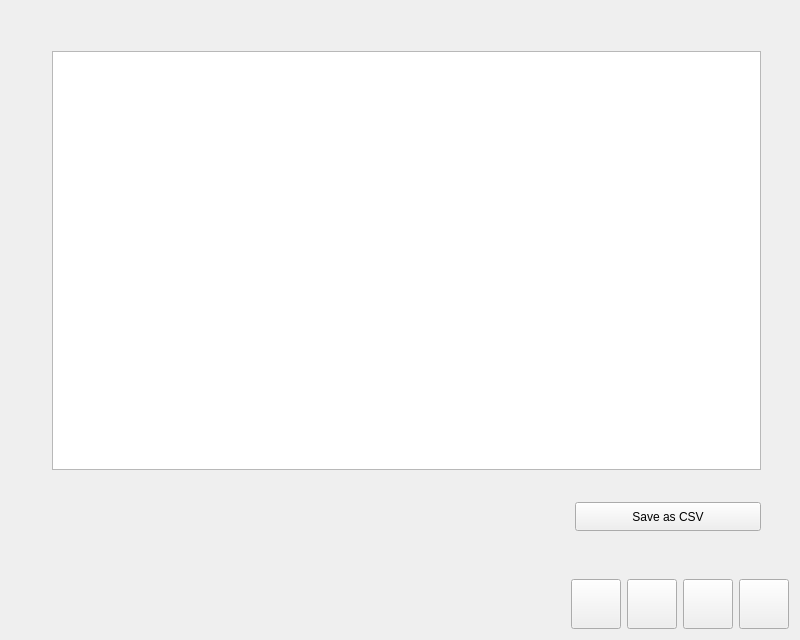
<?xml version="1.0" encoding="UTF-8"?>
<ui version="4.0">
 <class>MainWindow</class>
 <widget class="QMainWindow" name="MainWindow">
  <property name="geometry">
   <rect>
    <x>0</x>
    <y>0</y>
    <width>800</width>
    <height>640</height>
   </rect>
  </property>
  <property name="minimumSize">
   <size>
    <width>800</width>
    <height>640</height>
   </size>
  </property>
  <property name="maximumSize">
   <size>
    <width>800</width>
    <height>640</height>
   </size>
  </property>
  <property name="windowTitle">
   <string>MainWindow</string>
  </property>
  <property name="layoutDirection">
   <enum>Qt::LeftToRight</enum>
  </property>
  <widget class="QWidget" name="centralWidget">
   <property name="sizePolicy">
    <sizepolicy hsizetype="Fixed" vsizetype="Fixed">
     <horstretch>0</horstretch>
     <verstretch>0</verstretch>
    </sizepolicy>
   </property>
   <layout class="QGridLayout" name="gridLayout">
    <item row="1" column="0">
     <widget class="QStackedWidget" name="stackedWidget">
      <property name="sizePolicy">
       <sizepolicy hsizetype="Preferred" vsizetype="Preferred">
        <horstretch>0</horstretch>
        <verstretch>0</verstretch>
       </sizepolicy>
      </property>
      <property name="currentIndex">
       <number>2</number>
      </property>
      <widget class="QWidget" name="welcome">
       <widget class="QWidget" name="widget" native="true">
        <property name="geometry">
         <rect>
          <x>0</x>
          <y>0</y>
          <width>781</width>
          <height>581</height>
         </rect>
        </property>
        <property name="styleSheet">
         <string notr="true"/>
        </property>
        <widget class="QTextEdit" name="description">
         <property name="geometry">
          <rect>
           <x>20</x>
           <y>320</y>
           <width>731</width>
           <height>191</height>
          </rect>
         </property>
         <property name="font">
          <font>
           <family>Vemana2000</family>
          </font>
         </property>
         <property name="styleSheet">
          <string notr="true"/>
         </property>
         <property name="html">
          <string>&lt;!DOCTYPE HTML PUBLIC &quot;-//W3C//DTD HTML 4.0//EN&quot; &quot;http://www.w3.org/TR/REC-html40/strict.dtd&quot;&gt;
&lt;html&gt;&lt;head&gt;&lt;meta name=&quot;qrichtext&quot; content=&quot;1&quot; /&gt;&lt;style type=&quot;text/css&quot;&gt;
p, li { white-space: pre-wrap; }
&lt;/style&gt;&lt;/head&gt;&lt;body style=&quot; font-family:'Vemana2000'; font-size:11pt; font-weight:400; font-style:normal;&quot;&gt;
&lt;p style=&quot; margin-top:0px; margin-bottom:0px; margin-left:0px; margin-right:0px; -qt-block-indent:0; text-indent:0px;&quot;&gt;&lt;span style=&quot; font-family:'Cantarell'; font-size:12pt; font-weight:600;&quot;&gt;Welcome to the The Ontario Municipal Benchmarking Initiative (OMBI) Data Analysis Software&lt;/span&gt;&lt;/p&gt;
&lt;p align=&quot;justify&quot; style=&quot;-qt-paragraph-type:empty; margin-top:0px; margin-bottom:0px; margin-left:0px; margin-right:0px; -qt-block-indent:0; text-indent:0px; font-family:'Cantarell'; font-size:12pt;&quot;&gt;&lt;br /&gt;&lt;/p&gt;
&lt;p align=&quot;justify&quot; style=&quot; margin-top:0px; margin-bottom:0px; margin-left:0px; margin-right:0px; -qt-block-indent:0; text-indent:0px;&quot;&gt;&lt;span style=&quot; font-family:'Cantarell'; font-size:12pt;&quot;&gt;OMBI is a groundbreaking initiative collecting data for more than 850 measures across thirty-seven (37) municipal service areas. The purpose of OMBI is to foster and support a culture of service excellence in municipal government by creating new ways to measure, share and compare performance data and operational practices. OMBI acts as a source of credible information to assist Council, Senior Management, Staff and Citizens to understand how their municipality is performing over time and in relation to others.&lt;/span&gt;&lt;/p&gt;&lt;/body&gt;&lt;/html&gt;</string>
         </property>
        </widget>
        <widget class="QPushButton" name="continue_button">
         <property name="geometry">
          <rect>
           <x>680</x>
           <y>500</y>
           <width>93</width>
           <height>29</height>
          </rect>
         </property>
         <property name="text">
          <string>Continue</string>
         </property>
        </widget>
        <widget class="QLabel" name="label_logo">
         <property name="geometry">
          <rect>
           <x>160</x>
           <y>10</y>
           <width>400</width>
           <height>300</height>
          </rect>
         </property>
         <property name="text">
          <string/>
         </property>
        </widget>
       </widget>
      </widget>
      <widget class="QWidget" name="settings">
       <layout class="QGridLayout" name="gridLayout_2">
        <item row="2" column="0">
         <widget class="QScrollArea" name="cities">
          <property name="maximumSize">
           <size>
            <width>156</width>
            <height>16777215</height>
           </size>
          </property>
          <property name="widgetResizable">
           <bool>true</bool>
          </property>
          <widget class="QWidget" name="scrollAreaWidgetContents">
           <property name="geometry">
            <rect>
             <x>0</x>
             <y>0</y>
             <width>154</width>
             <height>482</height>
            </rect>
           </property>
           <widget class="QListWidget" name="list_cities">
            <property name="geometry">
             <rect>
              <x>0</x>
              <y>0</y>
              <width>161</width>
              <height>481</height>
             </rect>
            </property>
            <property name="selectionMode">
             <enum>QAbstractItemView::MultiSelection</enum>
            </property>
           </widget>
          </widget>
         </widget>
        </item>
        <item row="2" column="1">
         <widget class="QScrollArea" name="years">
          <property name="maximumSize">
           <size>
            <width>106</width>
            <height>16777215</height>
           </size>
          </property>
          <property name="widgetResizable">
           <bool>true</bool>
          </property>
          <widget class="QWidget" name="scrollAreaWidgetContents_2">
           <property name="geometry">
            <rect>
             <x>0</x>
             <y>0</y>
             <width>104</width>
             <height>482</height>
            </rect>
           </property>
           <widget class="QListWidget" name="list_years">
            <property name="geometry">
             <rect>
              <x>0</x>
              <y>0</y>
              <width>106</width>
              <height>481</height>
             </rect>
            </property>
            <property name="selectionMode">
             <enum>QAbstractItemView::MultiSelection</enum>
            </property>
           </widget>
          </widget>
         </widget>
        </item>
        <item row="2" column="3">
         <widget class="QScrollArea" name="sub">
          <property name="minimumSize">
           <size>
            <width>276</width>
            <height>0</height>
           </size>
          </property>
          <property name="maximumSize">
           <size>
            <width>216</width>
            <height>16777215</height>
           </size>
          </property>
          <property name="verticalScrollBarPolicy">
           <enum>Qt::ScrollBarAsNeeded</enum>
          </property>
          <property name="horizontalScrollBarPolicy">
           <enum>Qt::ScrollBarAsNeeded</enum>
          </property>
          <property name="widgetResizable">
           <bool>true</bool>
          </property>
          <widget class="QWidget" name="scrollAreaWidgetContents_4">
           <property name="geometry">
            <rect>
             <x>0</x>
             <y>0</y>
             <width>274</width>
             <height>482</height>
            </rect>
           </property>
           <widget class="QListWidget" name="list_sub">
            <property name="geometry">
             <rect>
              <x>0</x>
              <y>0</y>
              <width>281</width>
              <height>481</height>
             </rect>
            </property>
            <property name="selectionMode">
             <enum>QAbstractItemView::SingleSelection</enum>
            </property>
           </widget>
          </widget>
         </widget>
        </item>
        <item row="2" column="2">
         <widget class="QScrollArea" name="services">
          <property name="widgetResizable">
           <bool>true</bool>
          </property>
          <widget class="QWidget" name="scrollAreaWidgetContents_3">
           <property name="geometry">
            <rect>
             <x>0</x>
             <y>0</y>
             <width>206</width>
             <height>482</height>
            </rect>
           </property>
           <widget class="QListWidget" name="list_services">
            <property name="geometry">
             <rect>
              <x>0</x>
              <y>0</y>
              <width>211</width>
              <height>481</height>
             </rect>
            </property>
            <property name="selectionMode">
             <enum>QAbstractItemView::SingleSelection</enum>
            </property>
           </widget>
          </widget>
         </widget>
        </item>
        <item row="1" column="0">
         <widget class="QLabel" name="Cities">
          <property name="text">
           <string>Cities</string>
          </property>
         </widget>
        </item>
        <item row="1" column="2">
         <widget class="QLabel" name="Services">
          <property name="text">
           <string>Categories</string>
          </property>
         </widget>
        </item>
        <item row="1" column="3">
         <widget class="QLabel" name="Subdirectory">
          <property name="text">
           <string>Services</string>
          </property>
         </widget>
        </item>
        <item row="1" column="1">
         <widget class="QLabel" name="Years">
          <property name="text">
           <string>Years</string>
          </property>
         </widget>
        </item>
        <item row="3" column="0" colspan="4">
         <widget class="QPushButton" name="Button_clear_all">
          <property name="text">
           <string>Clear Selection</string>
          </property>
         </widget>
        </item>
       </layout>
      </widget>
      <widget class="QWidget" name="table">
       <widget class="QWidget" name="widget_buttons" native="true">
        <property name="geometry">
         <rect>
          <x>30</x>
          <y>480</y>
          <width>731</width>
          <height>40</height>
         </rect>
        </property>
        <layout class="QHBoxLayout" name="horizontalLayout">
         <item>
          <spacer name="horizontalSpacer">
           <property name="orientation">
            <enum>Qt::Horizontal</enum>
           </property>
           <property name="sizeHint" stdset="0">
            <size>
             <width>40</width>
             <height>20</height>
            </size>
           </property>
          </spacer>
         </item>
         <item>
          <widget class="QPushButton" name="Button_csv">
           <property name="minimumSize">
            <size>
             <width>186</width>
             <height>29</height>
            </size>
           </property>
           <property name="text">
            <string>Save as CSV</string>
           </property>
          </widget>
         </item>
        </layout>
       </widget>
       <widget class="QWidget" name="widget_table" native="true">
        <property name="geometry">
         <rect>
          <x>30</x>
          <y>29</y>
          <width>731</width>
          <height>441</height>
         </rect>
        </property>
        <layout class="QGridLayout" name="gridLayout_3">
         <item row="0" column="0">
          <widget class="QTableWidget" name="tableWidget"/>
         </item>
        </layout>
       </widget>
      </widget>
      <widget class="QWidget" name="graph">
       <widget class="QCustomPlot" name="customPlot" native="true">
        <property name="geometry">
         <rect>
          <x>30</x>
          <y>30</y>
          <width>731</width>
          <height>441</height>
         </rect>
        </property>
       </widget>
       <widget class="QWidget" name="graph_button_section" native="true">
        <property name="geometry">
         <rect>
          <x>30</x>
          <y>480</y>
          <width>731</width>
          <height>40</height>
         </rect>
        </property>
        <layout class="QGridLayout" name="gridLayout_4">
         <item row="0" column="1">
          <spacer name="horizontalSpacer_2">
           <property name="orientation">
            <enum>Qt::Horizontal</enum>
           </property>
           <property name="sizeHint" stdset="0">
            <size>
             <width>40</width>
             <height>20</height>
            </size>
           </property>
          </spacer>
         </item>
         <item row="0" column="2">
          <widget class="QPushButton" name="button_save_as_png">
           <property name="minimumSize">
            <size>
             <width>186</width>
             <height>29</height>
            </size>
           </property>
           <property name="text">
            <string>Save as PNG</string>
           </property>
          </widget>
         </item>
        </layout>
       </widget>
      </widget>
      <widget class="QWidget" name="lineGraphView">
       <widget class="QCustomPlot" name="lineGraph" native="true">
        <property name="geometry">
         <rect>
          <x>30</x>
          <y>30</y>
          <width>731</width>
          <height>441</height>
         </rect>
        </property>
       </widget>
       <widget class="QWidget" name="graph_button_section_2" native="true">
        <property name="geometry">
         <rect>
          <x>30</x>
          <y>480</y>
          <width>731</width>
          <height>40</height>
         </rect>
        </property>
        <layout class="QGridLayout" name="gridLayout_5">
         <item row="0" column="0">
          <spacer name="horizontalSpacer_3">
           <property name="orientation">
            <enum>Qt::Horizontal</enum>
           </property>
           <property name="sizeHint" stdset="0">
            <size>
             <width>40</width>
             <height>20</height>
            </size>
           </property>
          </spacer>
         </item>
         <item row="0" column="1">
          <widget class="QPushButton" name="button_save_as_png_2">
           <property name="sizePolicy">
            <sizepolicy hsizetype="Minimum" vsizetype="Fixed">
             <horstretch>0</horstretch>
             <verstretch>0</verstretch>
            </sizepolicy>
           </property>
           <property name="minimumSize">
            <size>
             <width>186</width>
             <height>29</height>
            </size>
           </property>
           <property name="text">
            <string>Save as PNG</string>
           </property>
          </widget>
         </item>
        </layout>
       </widget>
      </widget>
     </widget>
    </item>
    <item row="2" column="0" rowspan="2">
     <layout class="QHBoxLayout" name="bottom_bar">
      <item>
       <spacer name="horizontalSpacer_4">
        <property name="orientation">
         <enum>Qt::Horizontal</enum>
        </property>
        <property name="sizeHint" stdset="0">
         <size>
          <width>40</width>
          <height>20</height>
         </size>
        </property>
       </spacer>
      </item>
      <item>
       <widget class="QPushButton" name="button_menu">
        <property name="minimumSize">
         <size>
          <width>50</width>
          <height>50</height>
         </size>
        </property>
        <property name="maximumSize">
         <size>
          <width>50</width>
          <height>50</height>
         </size>
        </property>
        <property name="text">
         <string/>
        </property>
       </widget>
      </item>
      <item>
       <widget class="QPushButton" name="button_table_view">
        <property name="minimumSize">
         <size>
          <width>50</width>
          <height>50</height>
         </size>
        </property>
        <property name="maximumSize">
         <size>
          <width>50</width>
          <height>50</height>
         </size>
        </property>
        <property name="text">
         <string/>
        </property>
       </widget>
      </item>
      <item>
       <widget class="QPushButton" name="button_line_graph">
        <property name="minimumSize">
         <size>
          <width>50</width>
          <height>50</height>
         </size>
        </property>
        <property name="maximumSize">
         <size>
          <width>50</width>
          <height>50</height>
         </size>
        </property>
        <property name="text">
         <string/>
        </property>
       </widget>
      </item>
      <item>
       <widget class="QPushButton" name="button_bar_graph">
        <property name="minimumSize">
         <size>
          <width>50</width>
          <height>50</height>
         </size>
        </property>
        <property name="maximumSize">
         <size>
          <width>50</width>
          <height>50</height>
         </size>
        </property>
        <property name="text">
         <string/>
        </property>
       </widget>
      </item>
     </layout>
    </item>
   </layout>
  </widget>
 </widget>
 <layoutdefault spacing="6" margin="11"/>
 <customwidgets>
  <customwidget>
   <class>QCustomPlot</class>
   <extends>QWidget</extends>
   <header>qcustomplot.h</header>
   <container>1</container>
  </customwidget>
 </customwidgets>
 <resources/>
 <connections/>
</ui>
